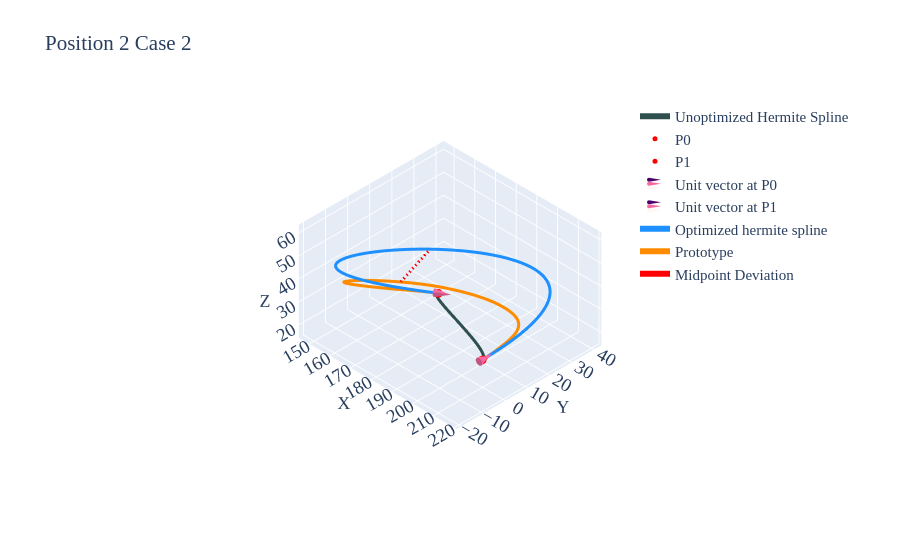

Write notebook code for a chart like this one.
### Markdown cell above
## Case 02

### Code cell
df=pd.read_csv('../data/2810/p2-case2.csv')
prt=df.iloc[10:,2:].reset_index(drop=True)

p0=df.iloc[5,2:].values.astype(float)    # Point0
p1=df.iloc[6,2:].values.astype(float)    # Point1
u0=df.iloc[8,2:].values.astype(float)    # Unit Vector @ Point0
u1=df.iloc[9,2:].values.astype(float)    # Unit Vector @ Point1
m0=df.iloc[2,1]                          # Magnitude for Vector1
m1=df.iloc[3,1]                          # Magnitude for Vector2
u0_init=u0*m0
u1_init=u1*m1
spl=utils.hermite(p0, p1, u0_init, u1_init,num_points=51)

tgt=utils.length(prt.values)             # Target spline length

obj_fn=lambda x: utils.length(utils.hermite(p0,p1,x*u0,x*u1)) - tgt
sol=optimize.root_scalar(obj_fn, bracket=[0, tgt*3], method='brentq')
solx=sol.root
u0_final=solx*u0
u1_final=solx*u1
spl=utils.hermite(p0,p1,u0_init,u1_init,num_points=100)
spl_tgt=utils.hermite(p0,p1,u0_final,u1_final,num_points=100)

print(f'Length of the Prototype Spline: {utils.length(prt.values):.5f}')
print(f'Given target spline length: {tgt:.5f}')
print(f'Length of the Hermite Spline: {utils.length(spl.astype(float)):.5f}')
print(f'Achieved Length of the Hermite Spline: {utils.length(spl_tgt.astype(float)):.5f}')
print(f'\nComputed Magnitude (X): {solx:.4f}')

a=prt.iloc[50]
b=pd.DataFrame(spl_tgt,columns=prt.columns).iloc[50]
mag.append(np.round(solx,3))
prt_len.append(utils.length(prt.values).round(3))
ach_len.append(utils.length(spl_tgt.astype(float)).round(3))
err_len.append(utils.length(pd.DataFrame([a,b]).values).round(3))
fig=utils.plotter_v2(spl,p0,p1,u0_init,u1_init,spl1=spl_tgt,spl2=prt.values,x_label='Unoptimized Hermite Spline',
                     spl1_label='Optimized hermite spline',spl2_label='Prototype',cne=6,intr='d',height=550,width=900,title='Position 2 Case 2')
fig.add_trace(go.Scatter3d(x=[a[0],b[0]],y=[a[1],b[1]],z=[a[2],b[2]],mode='lines',name='Midpoint Deviation'
                           ,line=dict(color='red',width=6,dash='longdash'),text='Length '+str(utils.length(pd.DataFrame([a,b]).values).round(2)))) 
fig.update_layout(legend=dict(x=0.75,y=1,xanchor="left",yanchor="top"))
fig.update_layout(autosize=True)
pio.write_html(fig,'../ppt/1411-arc-len-herm/p2-case2.html')
fig.show()
